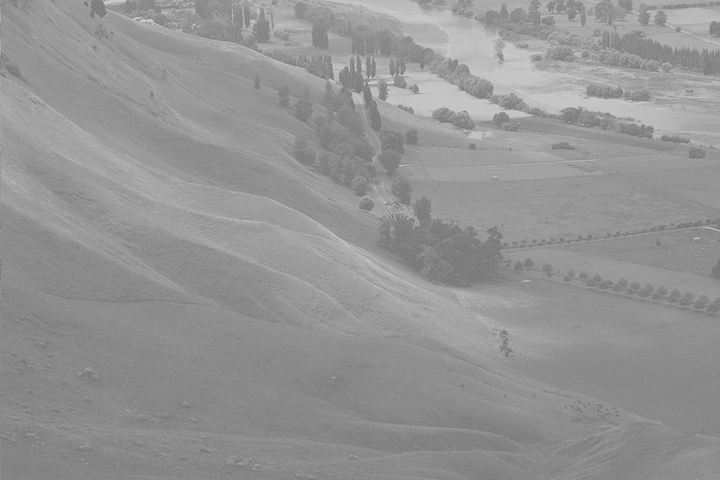
#> input picture ch03/Hawkes.jpg, 720 x 480 px
$ python 'eqalize_hist(host).py'
#> lines starting #> are read from the running program, lines starting #| are printed output that depends on the picture; after the words box and inside, x2 and y2 are one past the last pixel; in counts of white or black regions, pixels touching at a corner belong together
#import

import sys
import matplotlib.pyplot as plt
import cv2
import numpy as np

DEBUG = True


def getGrayHistImage(hist):
    imgHist = np.full((100, 256), 255, dtype=np.uint8)

    histMax = np.max(hist)
    for x in range(256):
        pt1 = (x, 100)
        pt2 = (x, 100 - int(hist[x, 0] * 100 / histMax))
        cv2.line(imgHist, pt1, pt2, 0)

    return imgHist

#이미지를 불러오기
img_name = 'Hawkes.jpg'
src = cv2.imread(img_name, cv2.IMREAD_GRAYSCALE)
#> src is the input picture: shape (480, 720); min 113, max 213, mean 148

# 정상적으로 이미지를 불러왔는가?
if src is None:
    print('Image load failed!')
    sys.exit()

if DEBUG==True:
    print(src.shape)
#| (480, 720)

#히스토그램을 띄워보자.
# 입력영상 리스트, 채널, 마스크, 히스토그램 사이즈(bin), ranges(0~255)
hist = cv2.calcHist([src], [0], None, [256], [0, 256])
#> hist = 256 values, max 13942 at index 138, min 0 at index 0, mean 1350
histImg = getGrayHistImage(hist)
#> in getGrayHistImage, `histMax = np.max(hist)`: histMax = 13942
#> the loop in getGrayHistImage, `for x in range(256):` made 256 passes
#> pt2 on passes 1 to 3: (0, 100), (1, 100), (2, 100)
#> after the loop in getGrayHistImage, `for x in range(256):`:
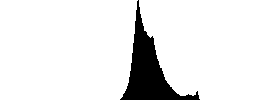
#> imgHist: shape (100, 256); 90.5% white; 1 black region, box (x1, y1, x2, y2) and area: (120, 0, 200, 100) 2436

#히스토그램 평활화

cv2.imshow('src_img',src)
cv2.imshow('src_hist',histImg)
cv2.waitKey(0)

cv2.destroyAllWindows()
